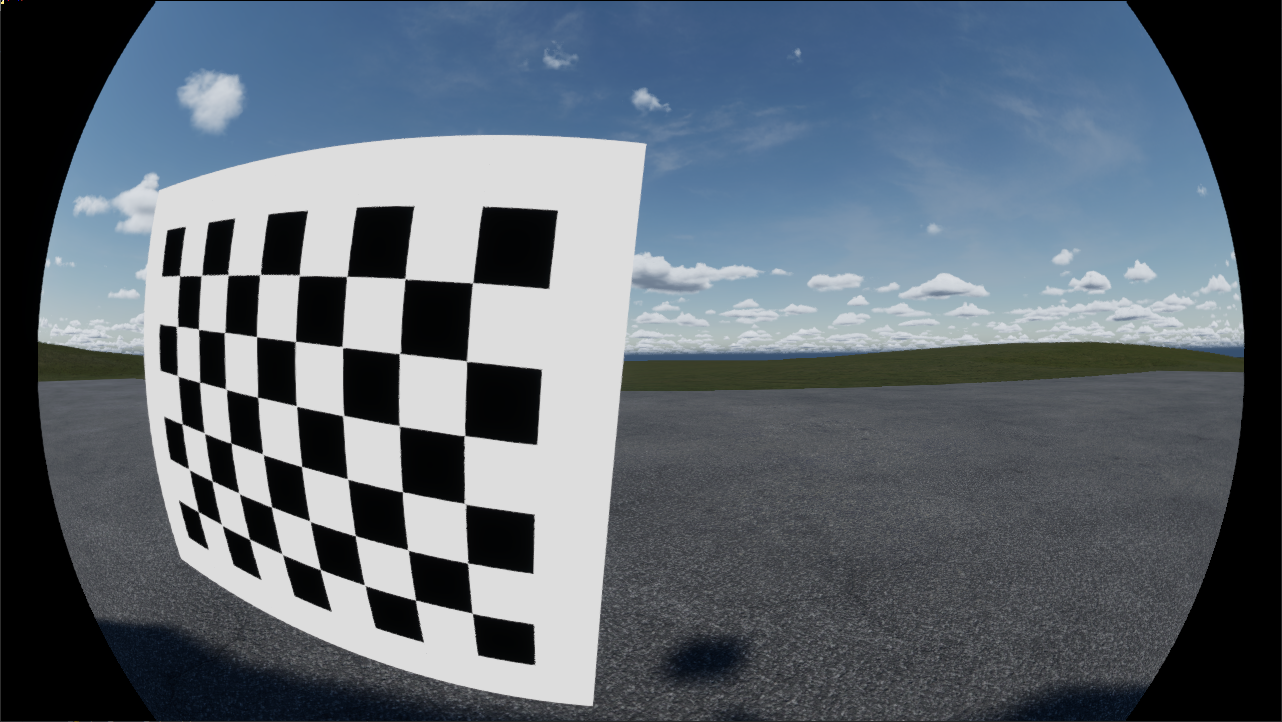
#> input picture data/simulation_intrinsic/pattern_009.png, 1282 x 722 px, found by its file name
$ python distortion_graphic.py
#> lines starting #> are read from the running program, lines starting #| are printed output that depends on the picture; after the words box and inside, x2 and y2 are one past the last pixel; in counts of white or black regions, pixels touching at a corner belong together
import cv2
import numpy as np
import matplotlib.pyplot as plt
from copy import deepcopy

# 프로그램에서 얻은 camera parameters
fx = 422.753406
fy = 422.753483
cx = 627.723441
cy = 360.531994
k1 = -0.203159
k2 = 0.027893
k3 = 0
p1 = -0.001007
p2 = 0.001643
skew_c = 0

file = './data/simulation_intrinsic/pattern_009.png'

img_d = cv2.imread(file, cv2.IMREAD_GRAYSCALE)  ##1280-720
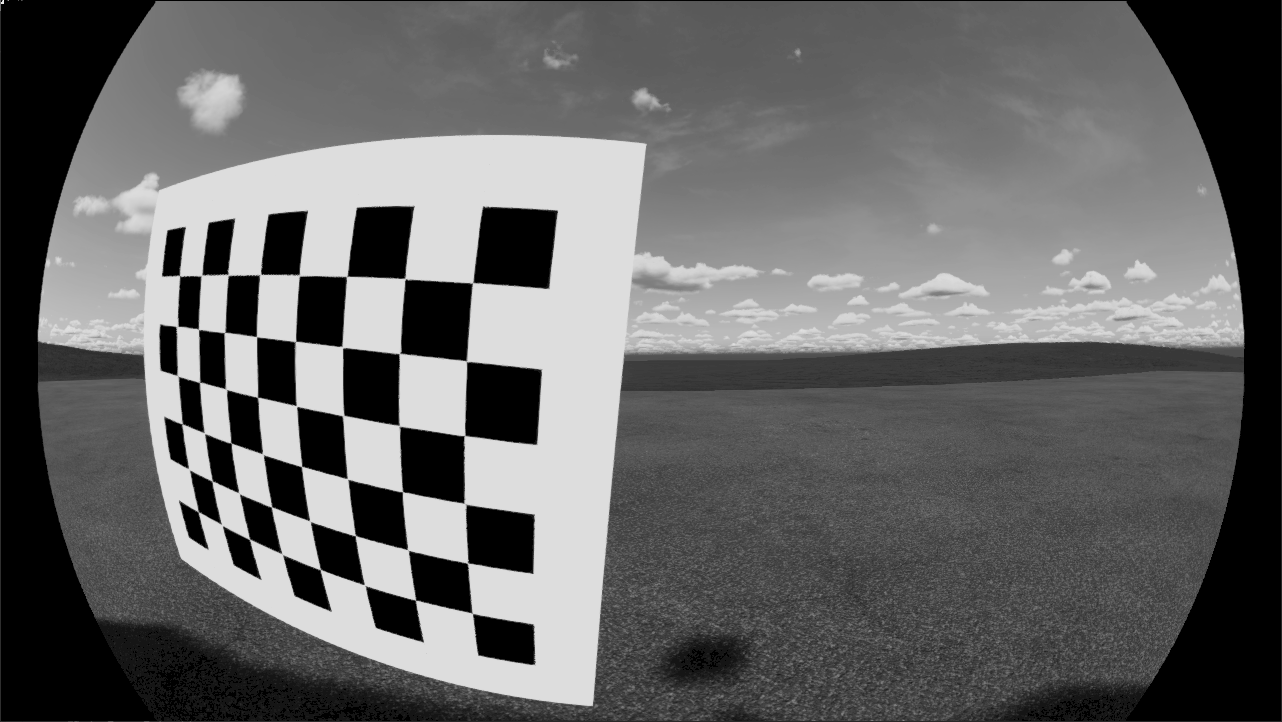
#> img_d: shape (722, 1282); min 0, max 255, mean 102.6
h, w = (img_d.shape[0], img_d.shape[1])
#> h = 722; w = 1282
# cv2.imshow('ff', img_d)
img_u = np.zeros((h, w, 1), np.int8)  ## 검은색 이미지 생성
flag = 0

# img_u의 한 점 (xpu, ypu) normalize
for ypu in range(h):
    for xpu in range(w):
        ynu = (ypu - cy)/fy
        xnu = (xpu - cx) / fx - (skew_c * ynu)
        ru = xnu**2 + ynu**2
        xnd = (1 + k1 * ru + k2 * ru**2 + k3 * ru**3) * xnu + 2 * p1 * xnu * ynu + p2 * (ru + 2 * xnu**2)
        ynd = (1 + k1 * ru + k2 * ru**2 + k3 * ru**3) * ynu + p1 * (ru + 2 * ynu**2) + 2 * p2 * xnu * ynu
        xpd = int(fx * (xnd + skew_c * ynd) + cx)
        ypd = int(fy * ynd + cy)
        img_u[ypu][xpu] = img_d[ypd][xpd]
        cv2.imshow('black', img_u)
        key = cv2.waitKey(25)
        if key == 27:  ## ESC 누르면 종료
            flag = 1
            break
    if flag == 1:
        break
#> this loop made 1 pass; (key Esc is pressed on pass 1)
#> pass 1, `cv2.imshow('black', img_u)`:
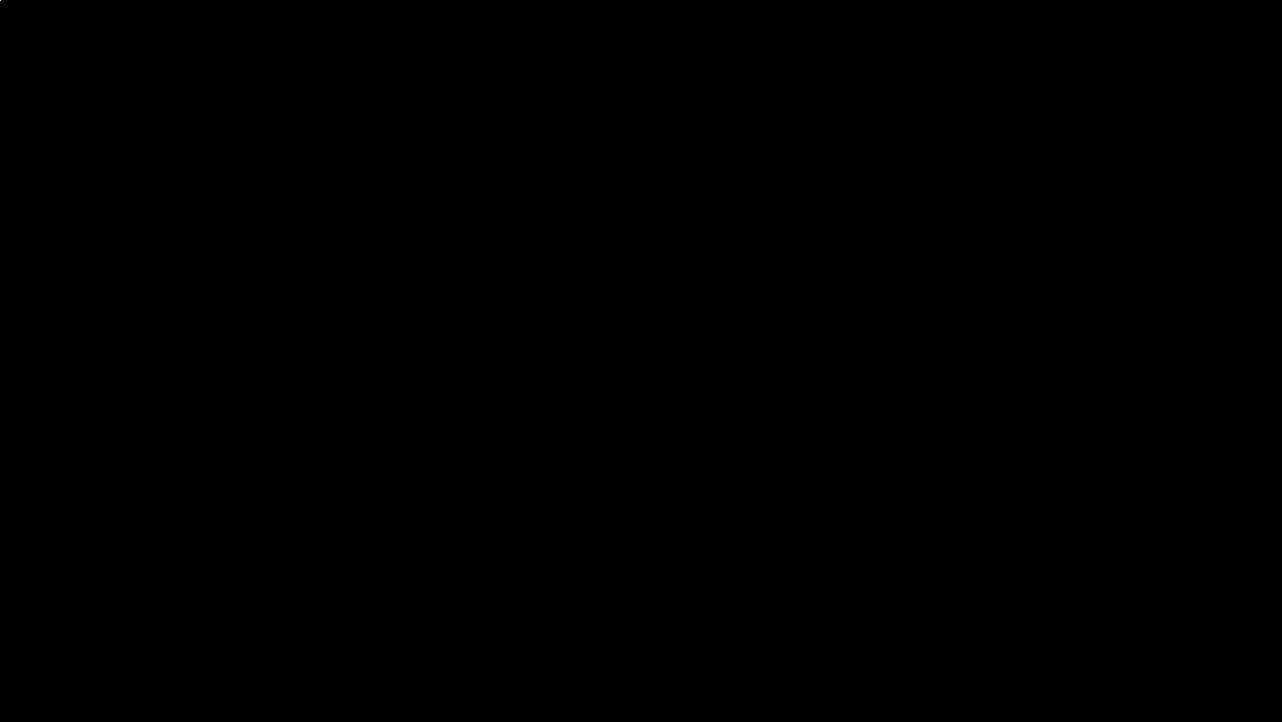
#> window 'black': shape (722, 1282, 1) int8; values 0 (black) and 125 (white), 0% white in thin lines or dots, all inside (x1, y1, x2, y2) = (0, 0, 1, 1)

print(img_u)
#> (printed output is left out)
cv2.imshow('dd', img_u)
cv2.waitKey(0)

$ run again, with data/simulation_intrinsic/pattern_001.png copied over data/simulation_intrinsic/pattern_009.png
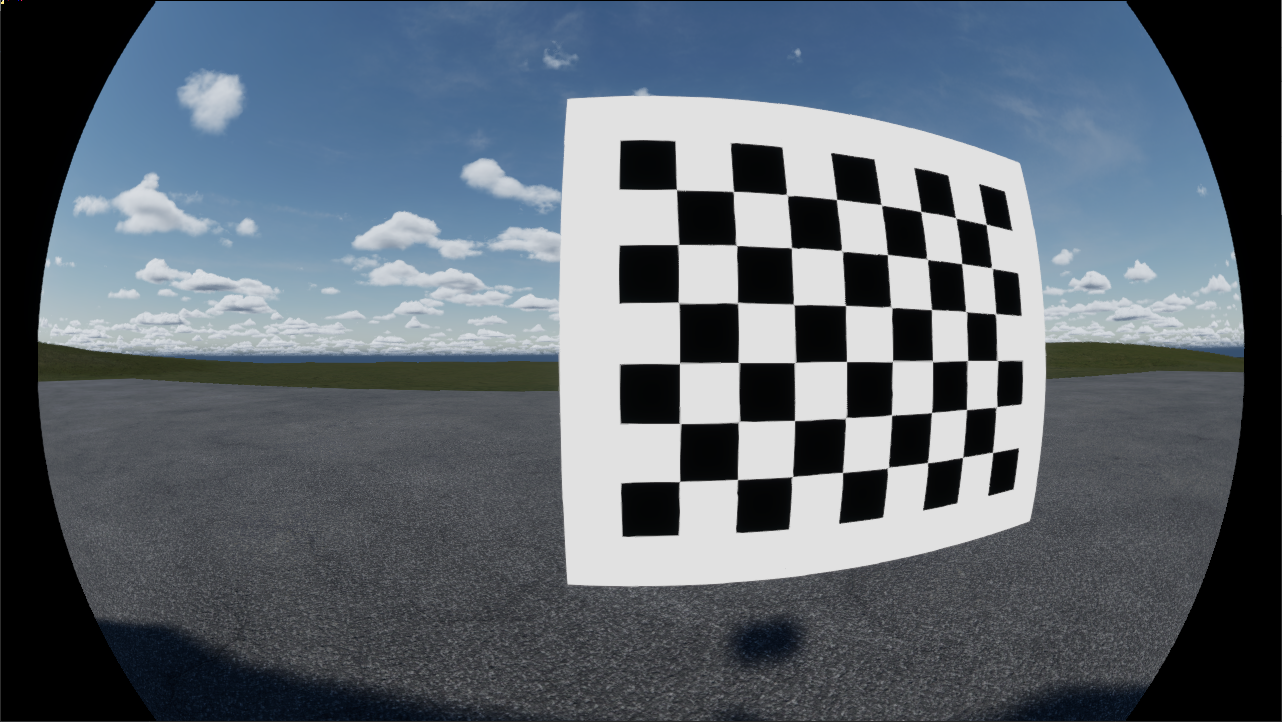
#> input picture data/simulation_intrinsic/pattern_001.png, 1282 x 722 px, found by its file name
#> `img_d = cv2.imread(file, cv2.IMREAD_GRAYSCALE)`:
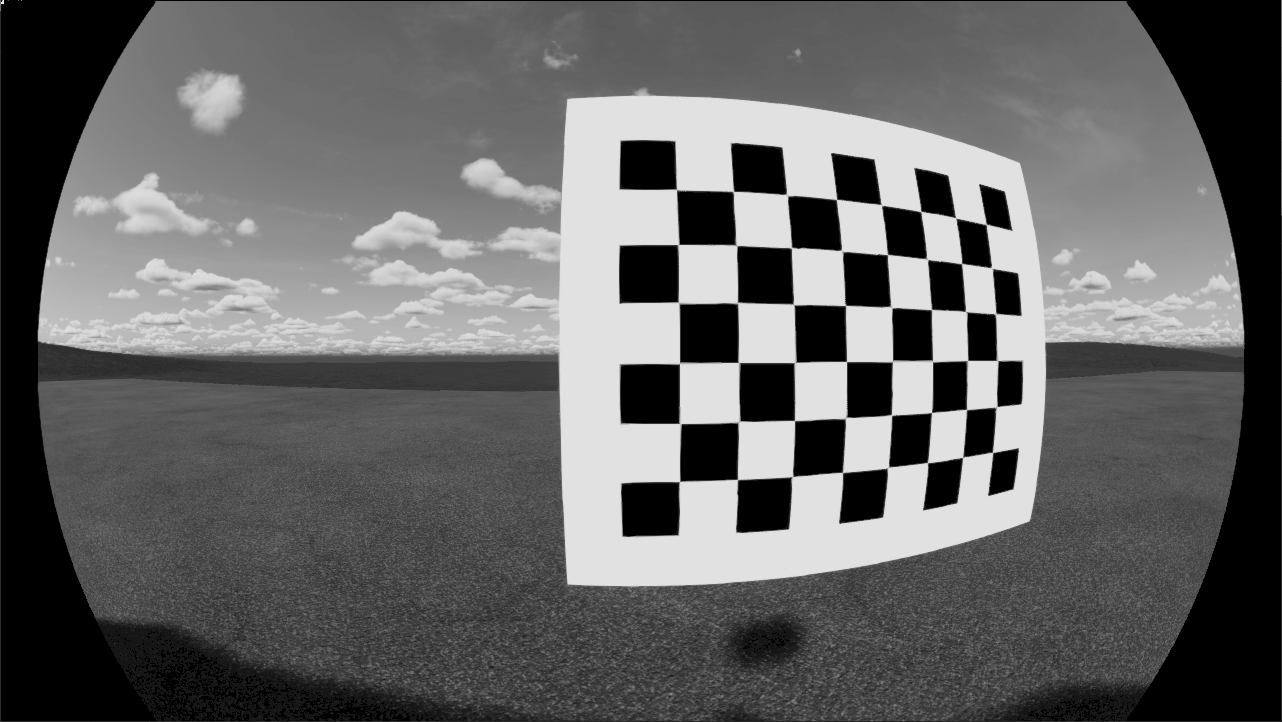
#> img_d: shape (722, 1282); min 0, max 255, mean 101.1
#> the loop `for ypu in range(h):` made 1 pass; (key Esc is pressed on pass 1)
#> (printed output is left out)

$ run again, with data/simulation_intrinsic/pattern_002.png copied over data/simulation_intrinsic/pattern_009.png
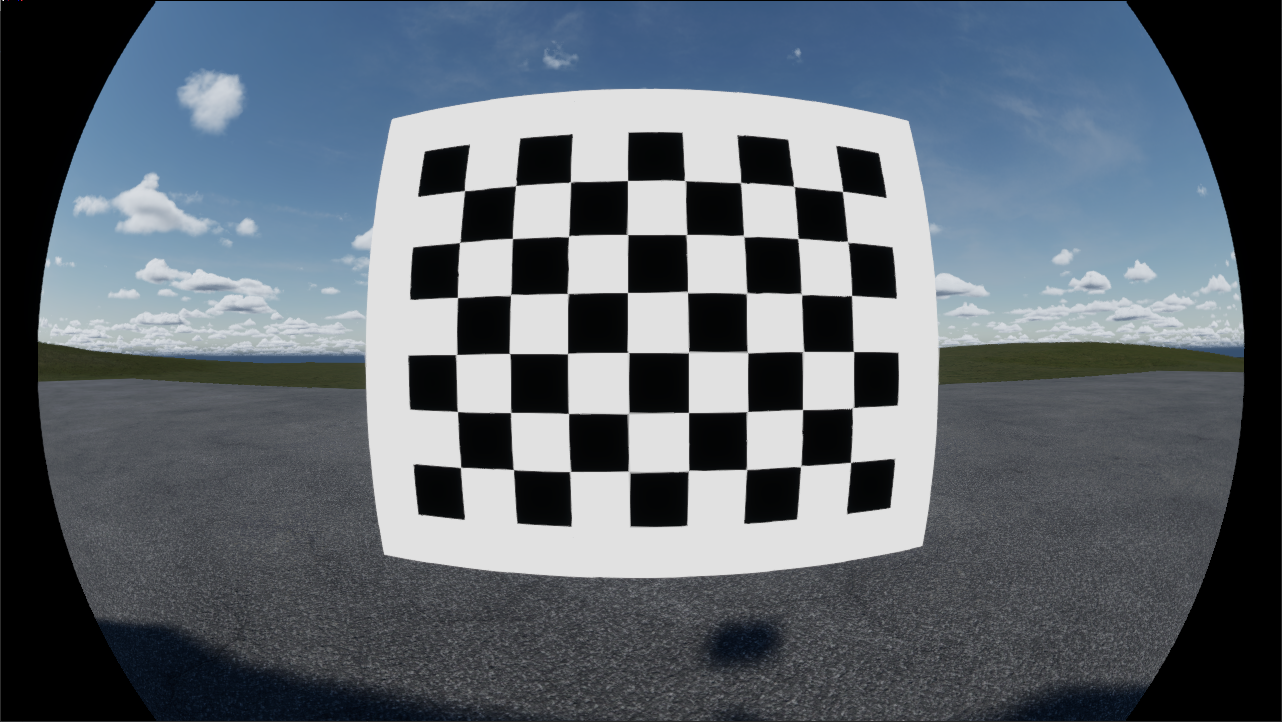
#> input picture data/simulation_intrinsic/pattern_002.png, 1282 x 722 px, found by its file name
#> `img_d = cv2.imread(file, cv2.IMREAD_GRAYSCALE)`:
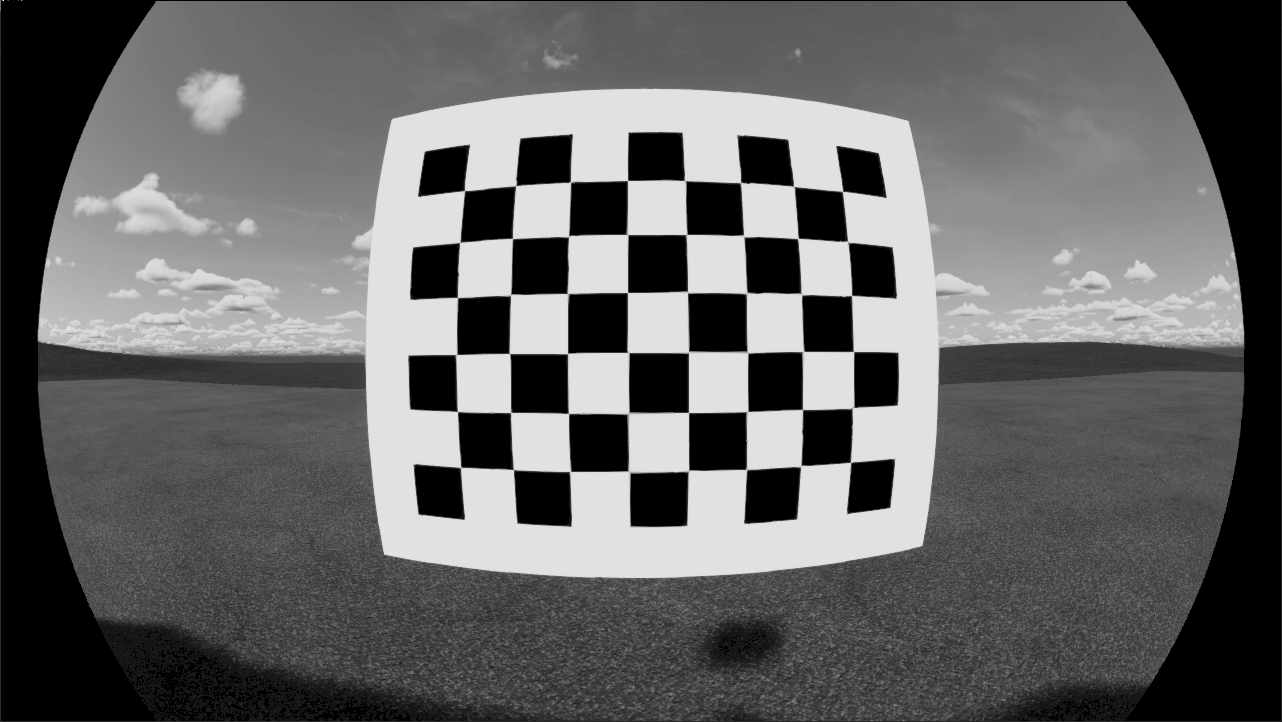
#> img_d: shape (722, 1282); min 0, max 255, mean 101.6
#> the loop `for ypu in range(h):` made 1 pass; (key Esc is pressed on pass 1)
#> (printed output is left out)

$ run again, with data/simulation_intrinsic/pattern_003.png copied over data/simulation_intrinsic/pattern_009.png
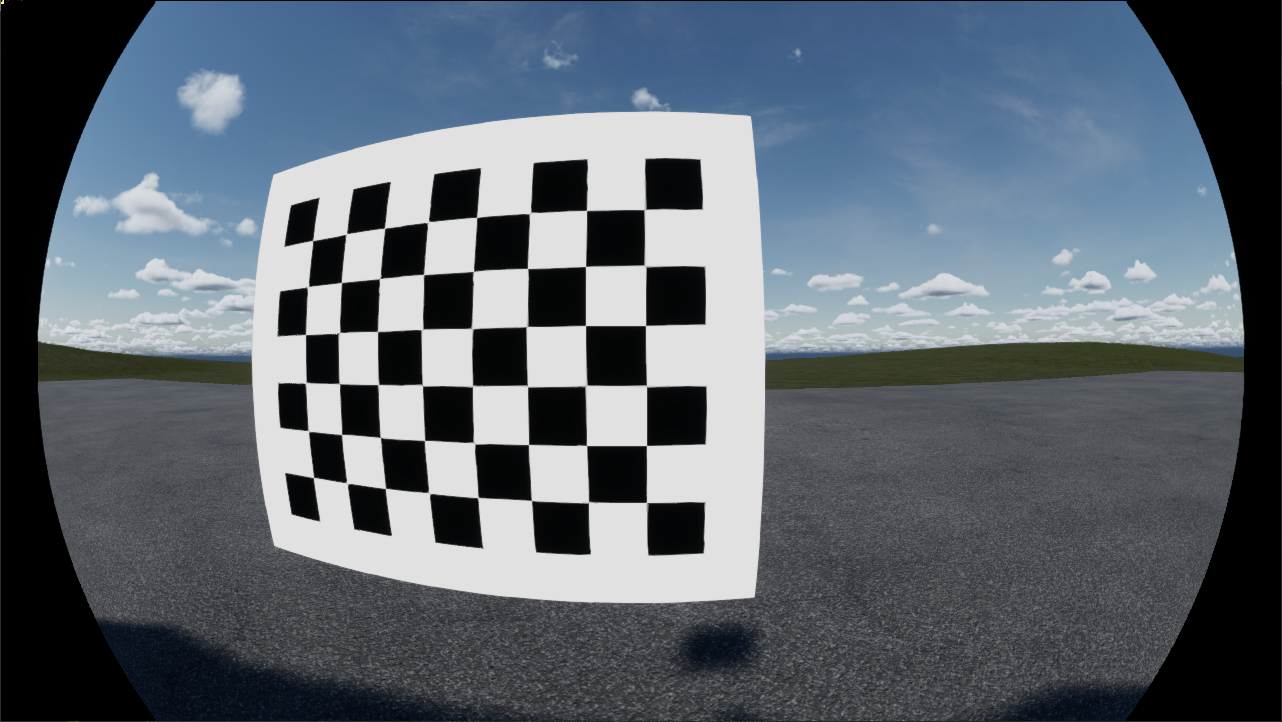
#> input picture data/simulation_intrinsic/pattern_003.png, 1282 x 722 px, found by its file name
#> `img_d = cv2.imread(file, cv2.IMREAD_GRAYSCALE)`:
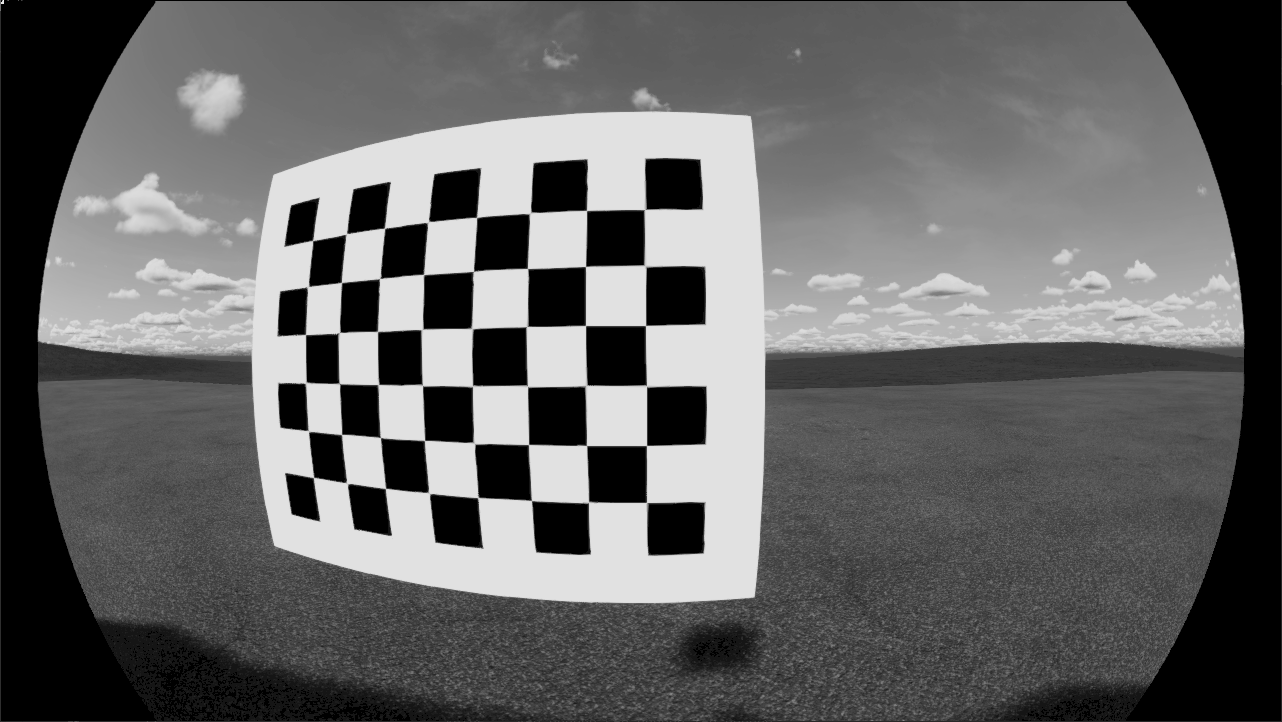
#> img_d: shape (722, 1282); min 0, max 255, mean 101.5
#> the loop `for ypu in range(h):` made 1 pass; (key Esc is pressed on pass 1)
#> (printed output is left out)
